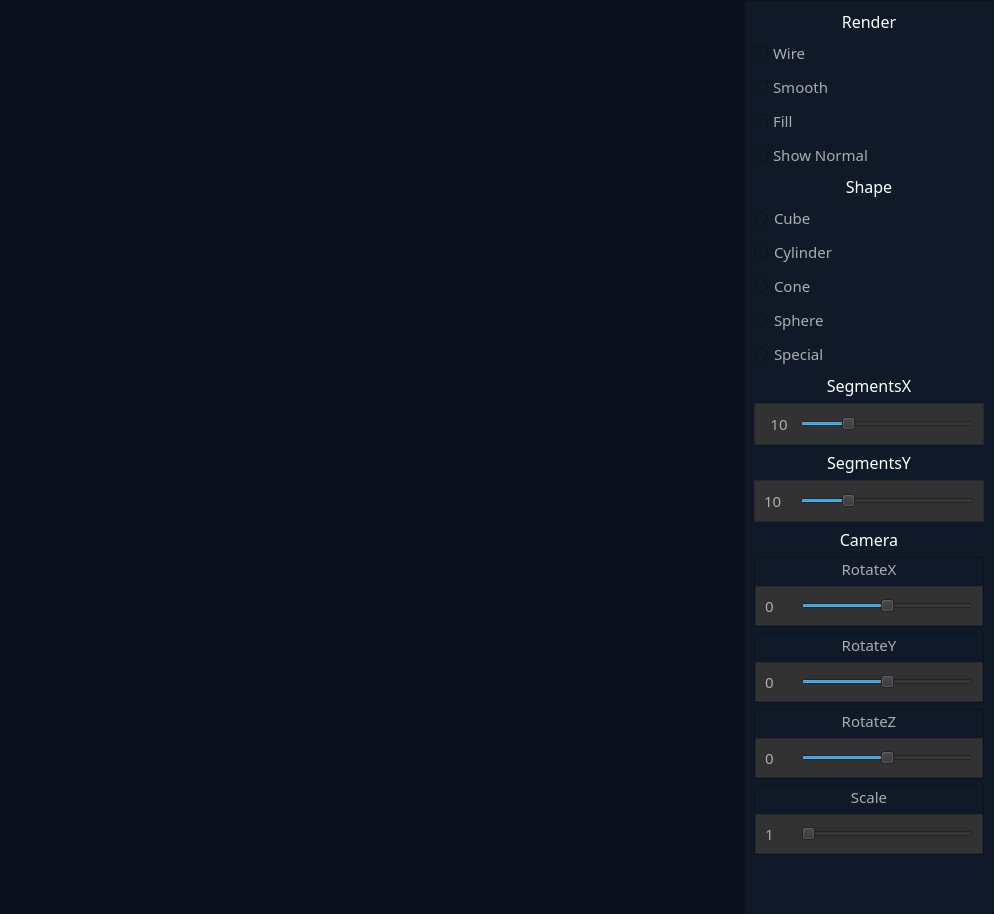
<?xml version="1.0" encoding="UTF-8"?>
<ui version="4.0">
 <class>MainWindow</class>
 <widget class="QMainWindow" name="MainWindow">
  <property name="geometry">
   <rect>
    <x>0</x>
    <y>0</y>
    <width>994</width>
    <height>914</height>
   </rect>
  </property>
  <property name="windowTitle">
   <string>Proyecto Final CG 2020-I</string>
  </property>
  <widget class="QWidget" name="centralwidget">
   <property name="enabled">
    <bool>true</bool>
   </property>
   <property name="sizePolicy">
    <sizepolicy hsizetype="Preferred" vsizetype="Preferred">
     <horstretch>0</horstretch>
     <verstretch>0</verstretch>
    </sizepolicy>
   </property>
   <layout class="QGridLayout" name="gridLayout">
    <property name="leftMargin">
     <number>0</number>
    </property>
    <property name="topMargin">
     <number>0</number>
    </property>
    <property name="rightMargin">
     <number>0</number>
    </property>
    <property name="bottomMargin">
     <number>0</number>
    </property>
    <property name="spacing">
     <number>0</number>
    </property>
    <item row="0" column="0">
     <widget class="MyOpenGLWidget" name="openGLWidget" native="true">
      <property name="styleSheet">
       <string notr="true">background-color: rgb(10,15, 30);</string>
      </property>
     </widget>
    </item>
    <item row="0" column="1">
     <widget class="QFrame" name="frame">
      <property name="maximumSize">
       <size>
        <width>250</width>
        <height>16777215</height>
       </size>
      </property>
      <property name="styleSheet">
       <string notr="true">background-color: rgb(15,25, 40);</string>
      </property>
      <property name="frameShape">
       <enum>QFrame::StyledPanel</enum>
      </property>
      <property name="frameShadow">
       <enum>QFrame::Raised</enum>
      </property>
      <layout class="QVBoxLayout" name="verticalLayout_5">
       <item>
        <widget class="QLabel" name="label">
         <property name="maximumSize">
          <size>
           <width>16777215</width>
           <height>35</height>
          </size>
         </property>
         <property name="font">
          <font>
           <family>Century Gothic</family>
           <pointsize>12</pointsize>
          </font>
         </property>
         <property name="layoutDirection">
          <enum>Qt::RightToLeft</enum>
         </property>
         <property name="styleSheet">
          <string notr="true">color: rgb(255, 255, 255);</string>
         </property>
         <property name="text">
          <string>Render</string>
         </property>
         <property name="textFormat">
          <enum>Qt::RichText</enum>
         </property>
         <property name="alignment">
          <set>Qt::AlignCenter</set>
         </property>
        </widget>
       </item>
       <item>
        <widget class="QCheckBox" name="chkWire">
         <property name="font">
          <font>
           <family>Century Gothic</family>
           <pointsize>11</pointsize>
          </font>
         </property>
         <property name="styleSheet">
          <string notr="true">color: rgb(172,172,172);</string>
         </property>
         <property name="text">
          <string>Wire</string>
         </property>
        </widget>
       </item>
       <item>
        <widget class="QCheckBox" name="chkSmooth">
         <property name="font">
          <font>
           <family>Century Gothic</family>
           <pointsize>11</pointsize>
          </font>
         </property>
         <property name="styleSheet">
          <string notr="true">color: rgb(172,172,172);</string>
         </property>
         <property name="text">
          <string>Smooth</string>
         </property>
        </widget>
       </item>
       <item>
        <widget class="QCheckBox" name="chkFill">
         <property name="font">
          <font>
           <family>Century Gothic</family>
           <pointsize>11</pointsize>
          </font>
         </property>
         <property name="styleSheet">
          <string notr="true">color: rgb(172,172,172);</string>
         </property>
         <property name="text">
          <string>Fill</string>
         </property>
        </widget>
       </item>
       <item>
        <widget class="QCheckBox" name="chkNormal">
         <property name="font">
          <font>
           <family>Century Gothic</family>
           <pointsize>11</pointsize>
          </font>
         </property>
         <property name="styleSheet">
          <string notr="true">color: rgb(172,172,172);</string>
         </property>
         <property name="text">
          <string>Show Normal</string>
         </property>
        </widget>
       </item>
       <item>
        <widget class="QLabel" name="label_2">
         <property name="maximumSize">
          <size>
           <width>16777215</width>
           <height>35</height>
          </size>
         </property>
         <property name="font">
          <font>
           <family>Century Gothic</family>
           <pointsize>12</pointsize>
          </font>
         </property>
         <property name="layoutDirection">
          <enum>Qt::RightToLeft</enum>
         </property>
         <property name="styleSheet">
          <string notr="true">color: rgb(255, 255, 255);</string>
         </property>
         <property name="text">
          <string>Shape</string>
         </property>
         <property name="textFormat">
          <enum>Qt::RichText</enum>
         </property>
         <property name="alignment">
          <set>Qt::AlignCenter</set>
         </property>
        </widget>
       </item>
       <item>
        <widget class="QRadioButton" name="btnCube">
         <property name="font">
          <font>
           <family>Century Gothic</family>
           <pointsize>11</pointsize>
          </font>
         </property>
         <property name="styleSheet">
          <string notr="true">color: rgb(172,172,172);</string>
         </property>
         <property name="text">
          <string>Cube</string>
         </property>
        </widget>
       </item>
       <item>
        <widget class="QRadioButton" name="btnCylinder">
         <property name="font">
          <font>
           <family>Century Gothic</family>
           <pointsize>11</pointsize>
          </font>
         </property>
         <property name="styleSheet">
          <string notr="true">color: rgb(172,172,172);</string>
         </property>
         <property name="text">
          <string>Cylinder</string>
         </property>
        </widget>
       </item>
       <item>
        <widget class="QRadioButton" name="btnCone">
         <property name="font">
          <font>
           <family>Century Gothic</family>
           <pointsize>11</pointsize>
          </font>
         </property>
         <property name="styleSheet">
          <string notr="true">color: rgb(172,172,172);</string>
         </property>
         <property name="text">
          <string>Cone</string>
         </property>
        </widget>
       </item>
       <item>
        <widget class="QRadioButton" name="btnSphere">
         <property name="font">
          <font>
           <family>Century Gothic</family>
           <pointsize>11</pointsize>
          </font>
         </property>
         <property name="styleSheet">
          <string notr="true">color: rgb(172,172,172);</string>
         </property>
         <property name="text">
          <string>Sphere</string>
         </property>
        </widget>
       </item>
       <item>
        <widget class="QRadioButton" name="btnSpecial">
         <property name="font">
          <font>
           <family>Century Gothic</family>
           <pointsize>11</pointsize>
          </font>
         </property>
         <property name="styleSheet">
          <string notr="true">color: rgb(172,172,172);</string>
         </property>
         <property name="text">
          <string>Special</string>
         </property>
        </widget>
       </item>
       <item>
        <widget class="QLabel" name="label_3">
         <property name="maximumSize">
          <size>
           <width>16777215</width>
           <height>35</height>
          </size>
         </property>
         <property name="font">
          <font>
           <family>Century Gothic</family>
           <pointsize>12</pointsize>
          </font>
         </property>
         <property name="layoutDirection">
          <enum>Qt::RightToLeft</enum>
         </property>
         <property name="styleSheet">
          <string notr="true">color: rgb(255, 255, 255);</string>
         </property>
         <property name="text">
          <string>SegmentsX</string>
         </property>
         <property name="textFormat">
          <enum>Qt::RichText</enum>
         </property>
         <property name="alignment">
          <set>Qt::AlignCenter</set>
         </property>
        </widget>
       </item>
       <item>
        <widget class="QFrame" name="frame_2">
         <property name="styleSheet">
          <string notr="true">background-color: rgb(50,50,50);</string>
         </property>
         <property name="frameShape">
          <enum>QFrame::StyledPanel</enum>
         </property>
         <property name="frameShadow">
          <enum>QFrame::Raised</enum>
         </property>
         <layout class="QHBoxLayout" name="horizontalLayout">
          <item>
           <widget class="QLabel" name="lblSegmentsX">
            <property name="minimumSize">
             <size>
              <width>30</width>
              <height>0</height>
             </size>
            </property>
            <property name="maximumSize">
             <size>
              <width>16777215</width>
              <height>35</height>
             </size>
            </property>
            <property name="font">
             <font>
              <family>Century Gothic</family>
              <pointsize>11</pointsize>
             </font>
            </property>
            <property name="layoutDirection">
             <enum>Qt::RightToLeft</enum>
            </property>
            <property name="styleSheet">
             <string notr="true">color: rgb(172,172,172);</string>
            </property>
            <property name="text">
             <string>10</string>
            </property>
            <property name="textFormat">
             <enum>Qt::RichText</enum>
            </property>
            <property name="alignment">
             <set>Qt::AlignCenter</set>
            </property>
           </widget>
          </item>
          <item>
           <widget class="QSlider" name="sldSegmentsX">
            <property name="minimum">
             <number>3</number>
            </property>
            <property name="maximum">
             <number>30</number>
            </property>
            <property name="sliderPosition">
             <number>10</number>
            </property>
            <property name="orientation">
             <enum>Qt::Horizontal</enum>
            </property>
           </widget>
          </item>
         </layout>
        </widget>
       </item>
       <item>
        <widget class="QLabel" name="label_4">
         <property name="maximumSize">
          <size>
           <width>16777215</width>
           <height>35</height>
          </size>
         </property>
         <property name="font">
          <font>
           <family>Century Gothic</family>
           <pointsize>12</pointsize>
          </font>
         </property>
         <property name="layoutDirection">
          <enum>Qt::RightToLeft</enum>
         </property>
         <property name="styleSheet">
          <string notr="true">color: rgb(255, 255, 255);</string>
         </property>
         <property name="text">
          <string>SegmentsY</string>
         </property>
         <property name="textFormat">
          <enum>Qt::RichText</enum>
         </property>
         <property name="alignment">
          <set>Qt::AlignCenter</set>
         </property>
        </widget>
       </item>
       <item>
        <widget class="QFrame" name="frame_3">
         <property name="styleSheet">
          <string notr="true">background-color: rgb(50,50,50);</string>
         </property>
         <property name="frameShape">
          <enum>QFrame::StyledPanel</enum>
         </property>
         <property name="frameShadow">
          <enum>QFrame::Raised</enum>
         </property>
         <layout class="QHBoxLayout" name="horizontalLayout_2">
          <item>
           <widget class="QLabel" name="lblSegmentsY">
            <property name="minimumSize">
             <size>
              <width>30</width>
              <height>0</height>
             </size>
            </property>
            <property name="font">
             <font>
              <family>Century Gothic</family>
              <pointsize>11</pointsize>
             </font>
            </property>
            <property name="styleSheet">
             <string notr="true">color: rgb(172, 172, 172);</string>
            </property>
            <property name="text">
             <string>10</string>
            </property>
           </widget>
          </item>
          <item>
           <widget class="QSlider" name="sldSegmentsY">
            <property name="minimum">
             <number>3</number>
            </property>
            <property name="maximum">
             <number>30</number>
            </property>
            <property name="sliderPosition">
             <number>10</number>
            </property>
            <property name="orientation">
             <enum>Qt::Horizontal</enum>
            </property>
           </widget>
          </item>
         </layout>
        </widget>
       </item>
       <item>
        <widget class="QLabel" name="label_7">
         <property name="maximumSize">
          <size>
           <width>16777215</width>
           <height>35</height>
          </size>
         </property>
         <property name="font">
          <font>
           <family>Century Gothic</family>
           <pointsize>12</pointsize>
          </font>
         </property>
         <property name="layoutDirection">
          <enum>Qt::RightToLeft</enum>
         </property>
         <property name="styleSheet">
          <string notr="true">color: rgb(255, 255, 255);</string>
         </property>
         <property name="text">
          <string>Camera</string>
         </property>
         <property name="textFormat">
          <enum>Qt::RichText</enum>
         </property>
         <property name="alignment">
          <set>Qt::AlignCenter</set>
         </property>
        </widget>
       </item>
       <item>
        <widget class="QFrame" name="frame_5">
         <property name="frameShape">
          <enum>QFrame::StyledPanel</enum>
         </property>
         <property name="frameShadow">
          <enum>QFrame::Raised</enum>
         </property>
         <layout class="QVBoxLayout" name="verticalLayout">
          <property name="leftMargin">
           <number>0</number>
          </property>
          <property name="topMargin">
           <number>0</number>
          </property>
          <property name="rightMargin">
           <number>0</number>
          </property>
          <property name="bottomMargin">
           <number>0</number>
          </property>
          <item>
           <widget class="QLabel" name="label_9">
            <property name="font">
             <font>
              <family>Century Gothic</family>
              <pointsize>11</pointsize>
             </font>
            </property>
            <property name="styleSheet">
             <string notr="true">color:rgb(172, 172, 172)</string>
            </property>
            <property name="text">
             <string>RotateX</string>
            </property>
            <property name="alignment">
             <set>Qt::AlignCenter</set>
            </property>
           </widget>
          </item>
          <item>
           <widget class="QFrame" name="frame_4">
            <property name="styleSheet">
             <string notr="true">background-color: rgb(50,50,50);</string>
            </property>
            <property name="frameShape">
             <enum>QFrame::StyledPanel</enum>
            </property>
            <property name="frameShadow">
             <enum>QFrame::Raised</enum>
            </property>
            <layout class="QHBoxLayout" name="horizontalLayout_3">
             <item>
              <widget class="QLabel" name="lblRotateX">
               <property name="minimumSize">
                <size>
                 <width>30</width>
                 <height>20</height>
                </size>
               </property>
               <property name="maximumSize">
                <size>
                 <width>30</width>
                 <height>20</height>
                </size>
               </property>
               <property name="font">
                <font>
                 <family>Century Gothic</family>
                 <pointsize>11</pointsize>
                </font>
               </property>
               <property name="styleSheet">
                <string notr="true">color: rgb(172, 172, 172);</string>
               </property>
               <property name="text">
                <string>0</string>
               </property>
              </widget>
             </item>
             <item>
              <widget class="QSlider" name="sldRotateX">
               <property name="minimum">
                <number>-359</number>
               </property>
               <property name="maximum">
                <number>359</number>
               </property>
               <property name="orientation">
                <enum>Qt::Horizontal</enum>
               </property>
              </widget>
             </item>
            </layout>
           </widget>
          </item>
         </layout>
        </widget>
       </item>
       <item>
        <widget class="QFrame" name="frame_6">
         <property name="frameShape">
          <enum>QFrame::StyledPanel</enum>
         </property>
         <property name="frameShadow">
          <enum>QFrame::Raised</enum>
         </property>
         <layout class="QVBoxLayout" name="verticalLayout_2">
          <property name="leftMargin">
           <number>0</number>
          </property>
          <property name="topMargin">
           <number>0</number>
          </property>
          <property name="rightMargin">
           <number>0</number>
          </property>
          <property name="bottomMargin">
           <number>0</number>
          </property>
          <item>
           <widget class="QLabel" name="label_10">
            <property name="font">
             <font>
              <family>Century Gothic</family>
              <pointsize>11</pointsize>
             </font>
            </property>
            <property name="styleSheet">
             <string notr="true">color:rgb(172, 172, 172)</string>
            </property>
            <property name="text">
             <string>RotateY</string>
            </property>
            <property name="alignment">
             <set>Qt::AlignCenter</set>
            </property>
           </widget>
          </item>
          <item>
           <widget class="QFrame" name="frame_7">
            <property name="styleSheet">
             <string notr="true">background-color: rgb(50,50,50);</string>
            </property>
            <property name="frameShape">
             <enum>QFrame::StyledPanel</enum>
            </property>
            <property name="frameShadow">
             <enum>QFrame::Raised</enum>
            </property>
            <layout class="QHBoxLayout" name="horizontalLayout_4">
             <item>
              <widget class="QLabel" name="lblRotateY">
               <property name="minimumSize">
                <size>
                 <width>30</width>
                 <height>20</height>
                </size>
               </property>
               <property name="maximumSize">
                <size>
                 <width>30</width>
                 <height>20</height>
                </size>
               </property>
               <property name="font">
                <font>
                 <family>Century Gothic</family>
                 <pointsize>11</pointsize>
                </font>
               </property>
               <property name="styleSheet">
                <string notr="true">color: rgb(172, 172, 172);</string>
               </property>
               <property name="text">
                <string>0</string>
               </property>
              </widget>
             </item>
             <item>
              <widget class="QSlider" name="sldRotateY">
               <property name="minimum">
                <number>-359</number>
               </property>
               <property name="maximum">
                <number>359</number>
               </property>
               <property name="orientation">
                <enum>Qt::Horizontal</enum>
               </property>
              </widget>
             </item>
            </layout>
           </widget>
          </item>
         </layout>
        </widget>
       </item>
       <item>
        <widget class="QFrame" name="frame_8">
         <property name="frameShape">
          <enum>QFrame::StyledPanel</enum>
         </property>
         <property name="frameShadow">
          <enum>QFrame::Raised</enum>
         </property>
         <layout class="QVBoxLayout" name="verticalLayout_3">
          <property name="leftMargin">
           <number>0</number>
          </property>
          <property name="topMargin">
           <number>0</number>
          </property>
          <property name="rightMargin">
           <number>0</number>
          </property>
          <property name="bottomMargin">
           <number>0</number>
          </property>
          <item>
           <widget class="QLabel" name="label_12">
            <property name="font">
             <font>
              <family>Century Gothic</family>
              <pointsize>11</pointsize>
             </font>
            </property>
            <property name="styleSheet">
             <string notr="true">color:rgb(172, 172, 172)</string>
            </property>
            <property name="text">
             <string>RotateZ</string>
            </property>
            <property name="alignment">
             <set>Qt::AlignCenter</set>
            </property>
           </widget>
          </item>
          <item>
           <widget class="QFrame" name="frame_9">
            <property name="styleSheet">
             <string notr="true">background-color: rgb(50,50,50);</string>
            </property>
            <property name="frameShape">
             <enum>QFrame::StyledPanel</enum>
            </property>
            <property name="frameShadow">
             <enum>QFrame::Raised</enum>
            </property>
            <layout class="QHBoxLayout" name="horizontalLayout_5">
             <item>
              <widget class="QLabel" name="lblRotateZ">
               <property name="minimumSize">
                <size>
                 <width>30</width>
                 <height>20</height>
                </size>
               </property>
               <property name="maximumSize">
                <size>
                 <width>30</width>
                 <height>20</height>
                </size>
               </property>
               <property name="font">
                <font>
                 <family>Century Gothic</family>
                 <pointsize>11</pointsize>
                </font>
               </property>
               <property name="styleSheet">
                <string notr="true">color: rgb(172, 172, 172);</string>
               </property>
               <property name="text">
                <string>0</string>
               </property>
              </widget>
             </item>
             <item>
              <widget class="QSlider" name="sldRotateZ">
               <property name="minimum">
                <number>-359</number>
               </property>
               <property name="maximum">
                <number>359</number>
               </property>
               <property name="orientation">
                <enum>Qt::Horizontal</enum>
               </property>
              </widget>
             </item>
            </layout>
           </widget>
          </item>
         </layout>
        </widget>
       </item>
       <item>
        <widget class="QFrame" name="frame_10">
         <property name="frameShape">
          <enum>QFrame::StyledPanel</enum>
         </property>
         <property name="frameShadow">
          <enum>QFrame::Raised</enum>
         </property>
         <layout class="QVBoxLayout" name="verticalLayout_4">
          <property name="leftMargin">
           <number>0</number>
          </property>
          <property name="topMargin">
           <number>0</number>
          </property>
          <property name="rightMargin">
           <number>0</number>
          </property>
          <property name="bottomMargin">
           <number>0</number>
          </property>
          <item>
           <widget class="QLabel" name="label_13">
            <property name="font">
             <font>
              <family>Century Gothic</family>
              <pointsize>11</pointsize>
             </font>
            </property>
            <property name="styleSheet">
             <string notr="true">color:rgb(172, 172, 172)</string>
            </property>
            <property name="text">
             <string>Scale</string>
            </property>
            <property name="alignment">
             <set>Qt::AlignCenter</set>
            </property>
           </widget>
          </item>
          <item>
           <widget class="QFrame" name="frame_11">
            <property name="styleSheet">
             <string notr="true">background-color: rgb(50,50,50);</string>
            </property>
            <property name="frameShape">
             <enum>QFrame::StyledPanel</enum>
            </property>
            <property name="frameShadow">
             <enum>QFrame::Raised</enum>
            </property>
            <layout class="QHBoxLayout" name="horizontalLayout_6">
             <item>
              <widget class="QLabel" name="lblScale">
               <property name="minimumSize">
                <size>
                 <width>30</width>
                 <height>20</height>
                </size>
               </property>
               <property name="maximumSize">
                <size>
                 <width>30</width>
                 <height>20</height>
                </size>
               </property>
               <property name="font">
                <font>
                 <family>Century Gothic</family>
                 <pointsize>11</pointsize>
                </font>
               </property>
               <property name="styleSheet">
                <string notr="true">color: rgb(172, 172, 172);</string>
               </property>
               <property name="text">
                <string>1</string>
               </property>
              </widget>
             </item>
             <item>
              <widget class="QSlider" name="sldScale">
               <property name="minimum">
                <number>1</number>
               </property>
               <property name="maximum">
                <number>100</number>
               </property>
               <property name="singleStep">
                <number>1</number>
               </property>
               <property name="pageStep">
                <number>1</number>
               </property>
               <property name="value">
                <number>1</number>
               </property>
               <property name="sliderPosition">
                <number>1</number>
               </property>
               <property name="orientation">
                <enum>Qt::Horizontal</enum>
               </property>
              </widget>
             </item>
            </layout>
           </widget>
          </item>
         </layout>
        </widget>
       </item>
       <item>
        <spacer name="verticalSpacer">
         <property name="orientation">
          <enum>Qt::Vertical</enum>
         </property>
         <property name="sizeHint" stdset="0">
          <size>
           <width>20</width>
           <height>40</height>
          </size>
         </property>
        </spacer>
       </item>
      </layout>
     </widget>
    </item>
   </layout>
  </widget>
 </widget>
 <customwidgets>
  <customwidget>
   <class>MyOpenGLWidget</class>
   <extends>QWidget</extends>
   <header location="global">myopenglwidget.h</header>
   <container>1</container>
  </customwidget>
 </customwidgets>
 <resources/>
 <connections/>
</ui>
